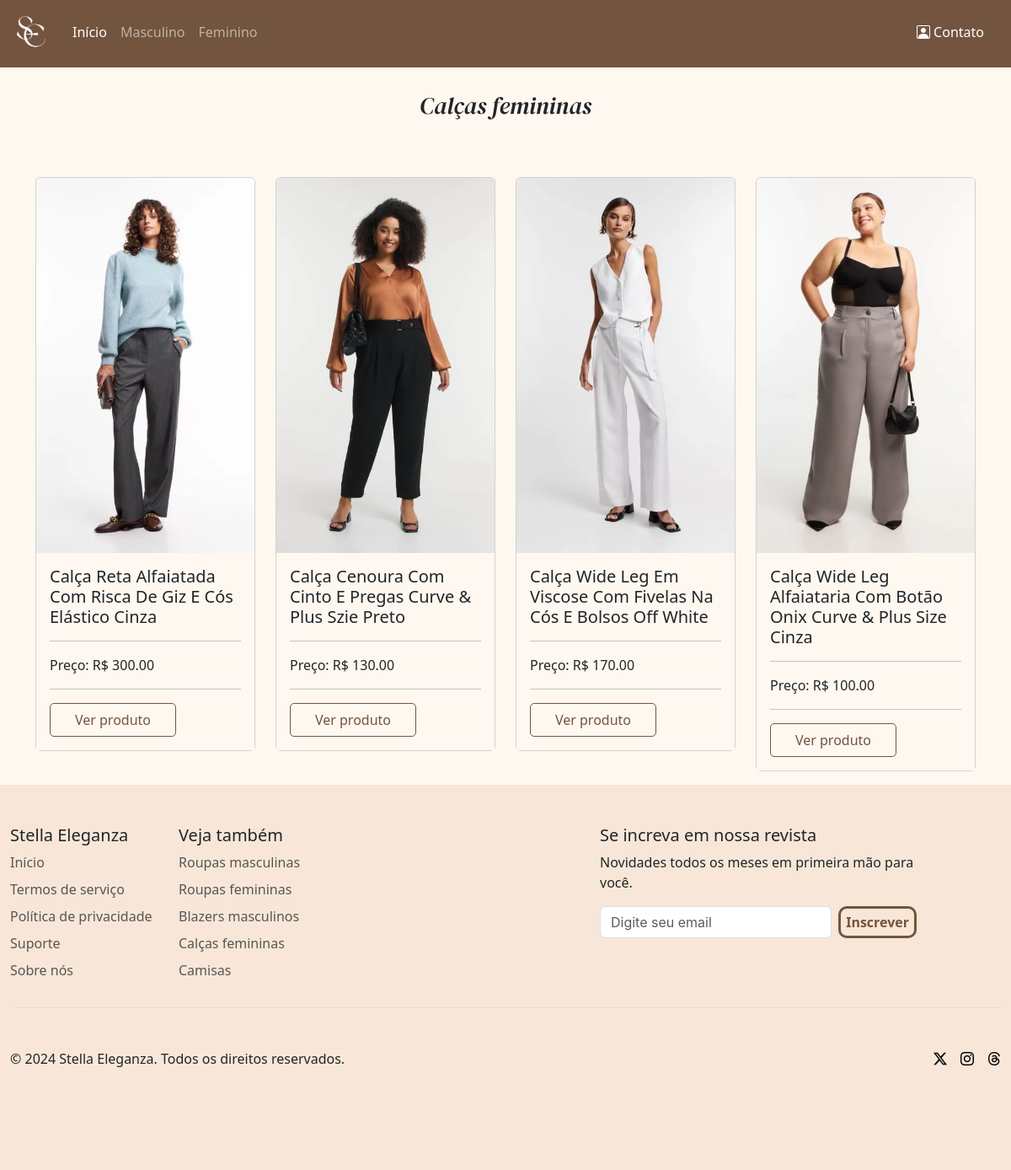
Page /calcafeminina.php on the committed database.
### tables this page shows
CREATE TABLE `produto` (
  `idproduto` int(10) unsigned NOT NULL AUTO_INCREMENT,
  `idsexo` int(10) unsigned NOT NULL,
  `nomeProduto` varchar(250) NOT NULL DEFAULT '',
  `tipo` varchar(50) NOT NULL DEFAULT '',
  `nomeFoto` varchar(200) NOT NULL DEFAULT '',
  `valor` varchar(45) NOT NULL DEFAULT '',
  `marca` varchar(45) NOT NULL DEFAULT '',
  `cor` varchar(45) NOT NULL DEFAULT '',
  `tamanho` varchar(10) NOT NULL DEFAULT '0',
  `telainicial` varchar(4) NOT NULL DEFAULT '',
  `posicao` varchar(4) DEFAULT NULL,
  `cadastro` datetime NOT NULL,
  `ativo` char(1) NOT NULL DEFAULT 'A',
  `alteracao` timestamp NOT NULL DEFAULT current_timestamp() ON UPDATE current_timestamp(),
  PRIMARY KEY (`idproduto`)
);

### func/funcoes.php (called while the page is built, shortened)
<?php
function listarTabela($campos, $tabela)
{
    $conn = conectar();
    try {
        $conn->beginTransaction();
        $sqlListaTabelas = $conn->prepare("SELECT $campos FROM $tabela");
        $sqlListaTabelas->execute();
        $conn->commit();
        if ($sqlListaTabelas->rowCount() > 0) {
            return $sqlListaTabelas->fetchAll(PDO::FETCH_OBJ);
        }
        return False;
    } catch (PDOException $e) {
        echo 'Exception -> ';
        return ($e->getMessage());
        $conn->rollback();
    }
}

### calcafeminina.php (the view, shortened to what this page needs)
<?php
include_once("func/funcoes.php");
?>
<!doctype html>
<html lang="pt-br">
<head>
    <link rel="stylesheet" href="./css/style.css">
    <link href="https://cdn.jsdelivr.net/npm/bootstrap@5.3.3/dist/css/bootstrap.min.css" rel="stylesheet"
>
    <link rel="stylesheet" type="text/css"
          href="https://cdnjs.cloudflare.com/ajax/libs/MaterialDesign-Webfont/7.0.96/css/materialdesignicons.min.css">
    <link rel="stylesheet" href="https://cdn.jsdelivr.net/npm/bootstrap-icons@1.11.3/font/bootstrap-icons.min.css">
    <link rel="stylesheet" type="text/css" href="https://cdn.jsdelivr.net/npm/toastify-js/src/toastify.min.css">
</head>
<body class="quasebranco">
<?php include_once('navbar.php') ?>
<div class="container mt-4">
    <div class="text-center fs-3 secao">
        Calças femininas
    </div>
    <div class="row mt-5 mb-3">
        <?php
        $roupas = listarTabela('*', 'produto');
        foreach ($roupas as $femi) {
            $sexo = $femi->idsexo;
            $tipo = $femi->tipo;
            if ($sexo === 1 && $tipo === 'calca') {
                $foto = $femi->nomeFoto;
                $nome = $femi->nomeProduto;
                $preco = $femi->valor;
                ?>
                <div class="col-lg-3 col-6 mt-3">
                    <div class="card quasebranco pointer">
                        <img src="./img/roupas/feminino/<?php echo $foto ?>" class="card-img-top"
                             alt="<?php echo $nome ?>" title="<?php echo $nome ?>">
                        <div class="card-body quasebranco minHeightCard">
                            <h5 class="card-title"><?php echo $nome ?></h5>
                            <hr>
                            <div class="d-flex align-items-center">
                                <div>Preço: R$  </div> <div><?php echo $preco?></div>
                            </div>
                            <hr>
                            <div>
                                <form action="produto.php" method="get">
                                    <button type="submit" class="btnVerProduto">Ver produto</button>
                                </form>
                            </div>
                        </div>
                    </div>
                </div>
                <?php
            }
        }
        ?>
    </div>
</div>
<?php include_once('footer.php') ?>
</body>
</html>

### css/style.css (style rules this page uses)
body { margin: 0; padding: 0; }
::placeholder { font-family: -apple-system, BlinkMacSystemFont, 'Segoe UI', Roboto, Oxygen, Ubuntu, Cantarell, 'Open Sans', 'Helvetica Neue', sans-serif; }
.quasebranco { background-color: #fff8f0; }
.pointer { cursor: pointer; }
.minHeightCard { min-height: 150px; }
.secao { font-family: "DM Serif Display", serif; font-weight: 400; font-style: italic; }
.btnVerProduto { width: 150px; height: 40px; border: 1px solid #73543e; color: #73543e; background: transparent; border-radius: 5px; }

### rows in the picture
produto: nomeFoto (picture), nomeProduto "Calça Reta Alfaiatada Com Risca De Giz E Cós Elástico Cinza", valor "300.00"
produto: nomeFoto (picture), nomeProduto "Calça Cenoura Com Cinto E Pregas Curve & Plus Szie Preto", valor "130.00"
produto: nomeFoto (picture), nomeProduto "Calça Wide Leg Em Viscose Com Fivelas Na Cós E Bolsos Off White", valor "170.00"
produto: nomeFoto (picture), nomeProduto "Calça Wide Leg Alfaiataria Com Botão Onix Curve & Plus Size Cinza", valor "100.00"
